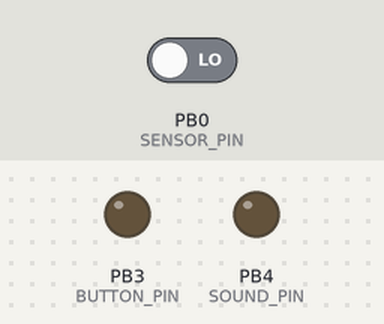
Recording of a program running on a simulated ATtiny13, built with avr-gcc and emulated at 0.96 MHz. Parts: output pins drawn as LEDs (lit = HIGH). Dashed ring = blinking. The test bench sets the inputs (shaded band); at power-on: PB0 (SENSOR_PIN) LOW. Sleep ends after the set time or at an interrupt; pins used as bus, display or sensor lines are not drawn. At 7.9 s the program stops and its outputs stay as they are.

Above: at 5.2 s.
5.3 s: PB0 (SENSOR_PIN) driven HIGH
At 7.04 s:
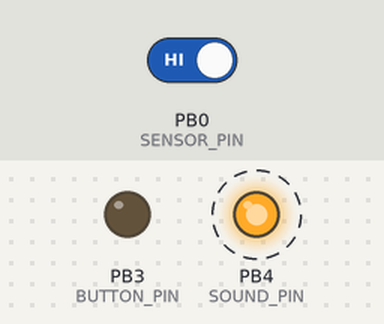
At 7.8 s:
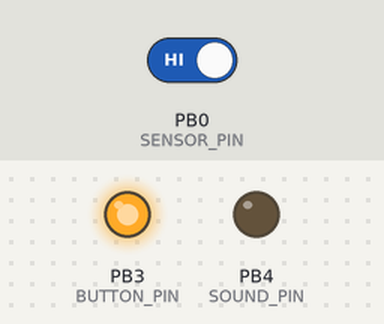
Timing chart, 0 to 9.4 s (numbered marks = the images above; inputs shaded):
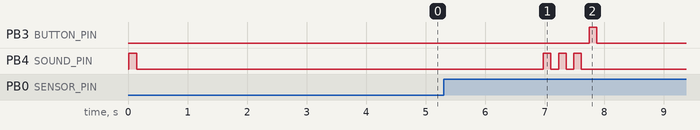

Measured:
- after the input at 5.3 s, PB3 (BUTTON_PIN): LOW → HIGH after 2.4 s, → LOW 0.13 s later; PB4 (SOUND_PIN): alternates HIGH for 0.13 s and LOW for 0.13 s, 6 changes in all, then stays LOW, starting after 1.7 s

The program:

Water.c
```c
/*
 * Water.c
 *
 * Created: 19.05.2016 15:06:37
 *  Author: ruinashi
 */

#define F_CPU 960000UL

#include <avr/interrupt.h>
#include "ioports.h"


//#define TEST_SEQUENSE

#define POWER_MODE_RESET_MASK	(0xc7)
#define SET_POWER_DOWN_MODE()	MCUCR &= POWER_MODE_RESET_MASK; MCUCR |= ((1 << SE) | (1 << SM1));// allow power down mode

#define WDT_MASK_PRESCALLER	(0x27)
#define WDT_ENABLE_INTERRUPT()		WDTCR |= (1 << WDTIE); // Âêëþ÷èòü WDT
#define WDT_DISABLE_INTERRUPT()		WDTCR &= ~(1 << WDTIE); // Âûêëþ÷èòü WDT
#define WDT_16_MS					(0) // WDT Prescaller 2K for 0.016 sec
#define WDT_125_MS					((1<<WDP1)|(1<<WDP0)) // WDT Prescaller 16K for 0.125 sec
#define WDT_500_MS					((1<<WDP2)|(1<<WDP0)) // WDT Prescaller 64K for 0.5 sec
#define WDT_2_SEC					((1<<WDP2)|(1<<WDP1)|(1<<WDP0)) // WDT Prescaller 256K for 2 sec
#define WDT_4_SEC					(1<<WDP3); // WDT Prescaller 512K for 4 sec

#define WDT_SET_TIMEOUT(t)			do { \
										uint8_t val = WDTCR; \
										val &= ~(WDT_MASK_PRESCALLER); \
										val |= t; \
										WDTCR |= (1<<WDCE); \
										WDTCR = val; \
									} while (0)

#define POWER_PIN			PIN2
#define SENSOR_PIN			PIN0
#define BUTTON_PIN			PIN3
#define SOUND_PIN			PIN4

// Power macros
#define POWER_ON()		IOPORT_SET_BIT(PORTB, POWER_PIN)
#define POWER_OFF()		IOPORT_RESET_BIT(PORTB, POWER_PIN)

// Sound macros
#define SOUND_ON()		IOPORT_SET_BIT(PORTB, SOUND_PIN)
#define SOUND_OFF()		IOPORT_RESET_BIT(PORTB, SOUND_PIN)

// Button macros
#define BUTTON_ON()		IOPORT_SET_BIT(PORTB, BUTTON_PIN)
#define BUTTON_OFF()	IOPORT_RESET_BIT(PORTB, BUTTON_PIN)

// Sensor macros
#define GET_SENSOR_VALUE() IOPORT_GET_BIT(PORTB, SENSOR_PIN)
#define WATTER_FULL		1
#define WATTER_EMPTY	0

#define CMD_NONE				0
#define CMD_SLEEP				1
#define CMD_DEEP_SLEEP			2
#define CMD_CHECK_SENSOR		3

void InitPorts() {
	// Ðàáî÷èå ïîðòû
	IOPORT_PIN_FOR_OUTPUT(PORTB, BUTTON_PIN); // Ïîðò êíîïêè
	IOPORT_PIN_FOR_OUTPUT(PORTB, SOUND_PIN); // Ïîðò çóììåðà
	IOPORT_PIN_FOR_OUTPUT(PORTB, POWER_PIN); // Ïîðò ïèòàíèÿ äàò÷èêà
	IOPORT_PIN_FOR_INPUT(PORTB, SENSOR_PIN); // Ïîðò äàò÷èêà âîäû

	// Íåðàáî÷èå ïîðòû - ñòàâèì âíóòðåííèþ ïîäòÿæêó ê VCC
	IOPORT_PIN_DISABLE(PORTB, PIN1);
}


#define WDT_DELAY(t)	do { \
							WDT_SET_TIMEOUT(t); \
							WDT_ENABLE_INTERRUPT(); \
							asm("sleep"); \
							WDT_DISABLE_INTERRUPT(); \
						} while(0)


#define ALARM_TYPE_BUTTON_PRESS	3
#define ALARM_TYPE_WAIT_WATER	1

void alarm(uint8_t type) {
	uint8_t i = type;

	while (i > 0) {
		SOUND_ON();
		WDT_DELAY(WDT_125_MS);
		SOUND_OFF();
		WDT_DELAY(WDT_125_MS);
		i--;
	}
}

volatile uint8_t cmd;
volatile uint8_t fisrtStart;

ISR(WDT_vect) {
	POWER_OFF();
	cmd = CMD_CHECK_SENSOR;
}

int main(void)
{
	InitPorts();

	sei();

	cmd = CMD_CHECK_SENSOR;
	fisrtStart = 1;

	SET_POWER_DOWN_MODE();

#ifdef TEST_SEQUENSE
	while(1) {
		POWER_ON();
		WDT_DELAY(WDT_4_SEC);
		POWER_OFF();
		alarm(ALARM_TYPE_WAIT_WATER);
		WDT_DELAY(WDT_4_SEC);
		alarm(ALARM_TYPE_BUTTON_PRESS);
		WDT_DELAY(WDT_4_SEC);
		BUTTON_ON();
		WDT_DELAY(WDT_4_SEC);
		BUTTON_OFF();
	}
#else
    while(1)
    {
		switch(cmd) {
			case CMD_CHECK_SENSOR:
				POWER_ON();
				WDT_DELAY(WDT_16_MS);
				if (GET_SENSOR_VALUE() == WATTER_EMPTY) {
					if (fisrtStart == 1) {
						fisrtStart = 0;
						alarm(ALARM_TYPE_WAIT_WATER);
					}
					cmd = CMD_SLEEP;
				} else {
					WDT_DELAY(WDT_500_MS);
					if (GET_SENSOR_VALUE() == WATTER_FULL) {
						// Åìêîñòü òî÷íî ïîëíàÿ
						alarm(ALARM_TYPE_BUTTON_PRESS);
						if (fisrtStart != 1) {
							BUTTON_ON();
							WDT_DELAY(WDT_125_MS);
							BUTTON_OFF();
						}
						cmd = CMD_DEEP_SLEEP;
					} else {
						cmd = CMD_SLEEP;
					}
				}
				POWER_OFF();
				break;
			case CMD_SLEEP:
				WDT_DELAY(WDT_2_SEC);
				cmd = CMD_CHECK_SENSOR;
				break;
			case CMD_DEEP_SLEEP:
				while(1) {
					asm("sleep");
				}
				break;
			default:
				cmd = CMD_SLEEP;
				break;
		}
    }
#endif
}
```

ioports.h
```c
#ifndef IO_PORTS_H
#define IO_PORTS_H

#include <avr/io.h>
#include "types.h"


#define PORTBDDRx DDRB

#define IOPORT_FOR_INPUT(port) port##DDRx=0x00
#define IOPORT_FOR_OUTPUT(port) port##DDRx=0xFF

#define IOPORT_PIN_FOR_INPUT(port,pin)	port##DDRx&=~(1<<pin)
#define IOPORT_PIN_FOR_OUTPUT(port,pin)	port##DDRx|=(1<<pin)

#define IOPORT_PIN_DISABLE(port,pin)	do { \
											port##DDRx&=~(1<<pin); \
											port&=~(1<<pin); \
										} while(0)

#define PIN0	0
#define PIN1	1
#define PIN2	2
#define PIN3	3
#define PIN4	4
#define PIN5	5
#define PIN6	6
#define PIN7	7


/*#############################################################

                    OUT PORTS

#############################################################*/

/* Sets 1 for pin for out port
port - port id PORTA, PORTB, PORTC, PORTD
pin - pin number PIN0/PIN1/PIN2/PIN3/PIN4/PIN5/PIN6/PIN7
*/
#define IOPORT_SET_BIT(port,pin)		 port|=(1<<pin)
/* Sets 0 for pin for out port
port - port id PORTA, PORTB, PORTC, PORTD
pin - pin number PIN0/PIN1/PIN2/PIN3/PIN4/PIN5/PIN6/PIN7
*/
#define IOPORT_RESET_BIT(port,pin)		 port&=~(1<<pin)


/* Sets 1 for all pins for out port
port - port id PORTA, PORTB, PORTC, PORTD
*/
#define IOPORT_SET_ALL_BITS(port)		 port=0xFF
/* Sets 0 for all pins for out port
port - port id PORTA, PORTB, PORTC, PORTD
*/
#define IOPORT_RESET_ALL_BITS(port)		 port=0x00


/*#############################################################

                    INPUT PORTS

#############################################################*/


#define PORTBPINx PINB

/* Returns a bit value on pin on input port
port - port id PORTA, PORTB, PORTC, PORTD
pin - pin number: PIN0/PIN1/PIN2/PIN3/PIN4/PIN5/PIN6/PIN7
*/
#define IOPORT_GET_BIT(port,pin) ((port##PINx & (1<<pin)) == 0 ? 0: 1)


/* Returns all bits on input port
port - port id PORTA, PORTB, PORTC, PORTD
*/
#define IOPORT_GET_ALL_BITS(port)	port##PINx


#endif
```

types.h
```c
#ifndef AVR_FRAMEWORK_TYPES_H
#define AVR_FRAMEWORK_TYPES_H

typedef unsigned char byte;

typedef unsigned int uint;

typedef unsigned long ulong;

typedef unsigned char bool;

#define true	1
#define false	0

#endif
```
